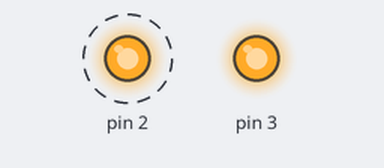
The sketch below on a simulated Arduino Uno, built with avr-gcc and run on an emulated ATmega328P. Shown: output pins drawn as LEDs (lit = HIGH). Dashed ring = blinking.

Above: at 0.06 s.
At 2.68 s:
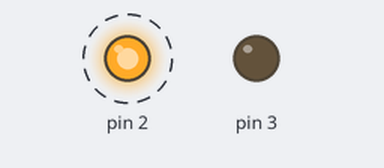
Timing chart, 0 to 3.0 s (numbered marks = the images above):
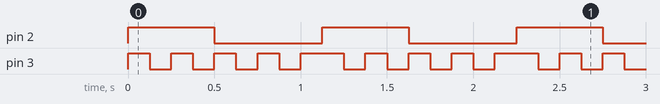

Measured:
- by itself, pin 2: alternates HIGH for 0.50 s and LOW for 0.63 s
- by itself, pin 3: repeats every 1.1 s: 3 × (LOW 0.13 s, HIGH 0.13 s), LOW 0.13 s, HIGH 0.25 s

The sketch:

ej_1.1.ino
```cpp
void setup() {
  pinMode(2,OUTPUT);
  pinMode(3,OUTPUT);
}

void loop() {
  digitalWrite(2,1);
  digitalWrite(3,1);
  delay(125);
  digitalWrite(3,0);
  delay(125);
  digitalWrite(3,1);
  delay(125);
  digitalWrite(3,0);
  delay(125);
  digitalWrite(3,1);
  digitalWrite(2,0);
  delay(125);
  digitalWrite(3,0);
  delay(125);
  digitalWrite(3,1);
  delay(125);
  digitalWrite(3,0);
  delay(125);
  digitalWrite(3,1);
  delay(125);
  }
```
